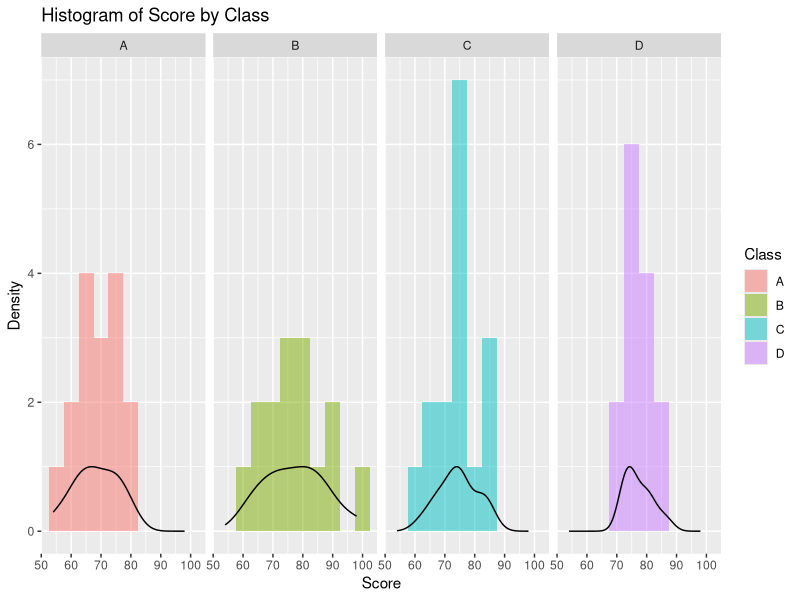
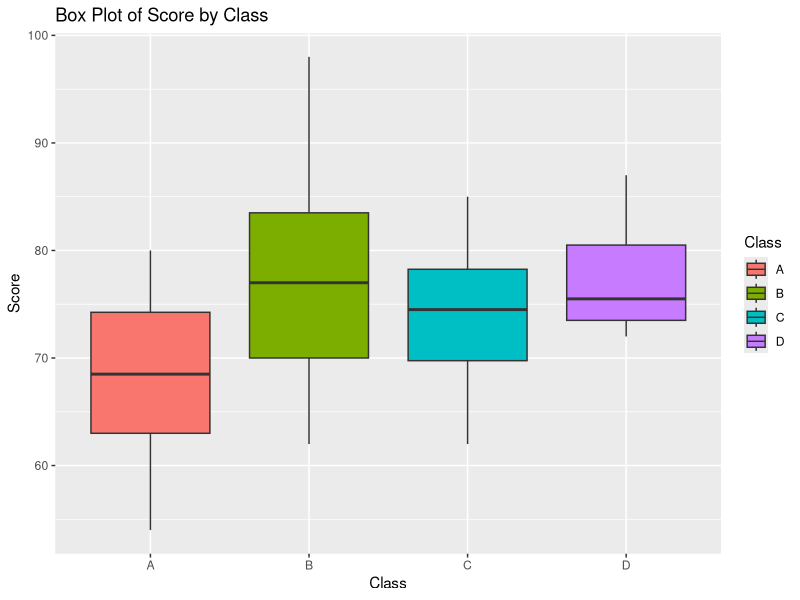
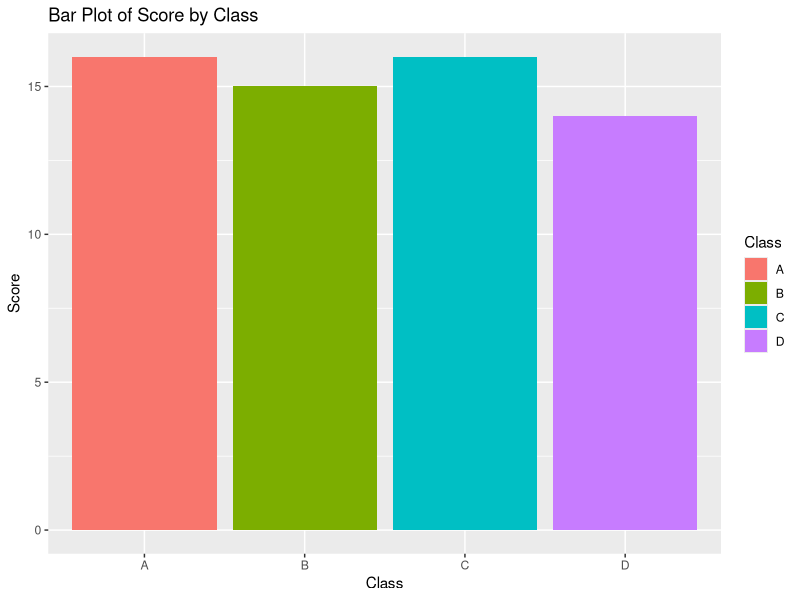

Write the R code that produced these figures, in order.
#Setting up the data into a table
student_id = seq(1,61) #Creates sequence of ID numbers from 1-61

#In Python terms, im creating a loop (rep()) that will append values (NA,61) 
#and doing some conditional statements that will asign a certain letter for 
#a range of values
class_section = rep(NA,61) #Creates a vector to store the different class range
  class_section[student_id <= 16] = "A"
  class_section[student_id > 16 & student_id <= 31] = "B"
  class_section[student_id > 31 & student_id <= 47] = "C"
  class_section[student_id > 47] = "D"

test_score = c(74,63,67,69,61,69,58,80,79,
               75,54,74,63,75,64,68,63,98,
               67,89,82,82,70,73,70,88,81,
               62,85,77,75,73,83,70,74,66,
               85,69,73,83,67,75,62,75,77,
               82,76,79,72,75,72,76,79,81,
               73,75,73,87,84,75,81)

data = data.frame(ID=student_id, Class=class_section, Score=test_score)
print(data)

#Calculating descriptive statistics for "Score" variable
number_test_scores = length(data$Score)
mean_test_scores = mean(data$Score)
missing_test_scores = sum(is.na(data$Score)) #is.na() will identify which elements are missing.
median_test_scores = median(data$Score)
sd_test_scores = sd(data$Score)
minimum_test_scores = min(data$Score)
maximum_test_scores = max(data$Score)
iqr_test_scores = quantile(data$Score, probs = c(.25,.75))
  
summary_table_scores = data.frame(
  Measure = c("N", "Missing", "Mean", "Median", "S.D.", "Min", "Max",
              "25th percentile", "75th percentile"),
  Value = c(number_test_scores, missing_test_scores, mean_test_scores,
            median_test_scores, sd_test_scores, minimum_test_scores,
            maximum_test_scores, iqr_test_scores)
  )
print(summary_table_scores)

# Load required library
library(ggplot2)

# Plotting Histogram with Density Score by Class
ggplot(data, aes(x = Score, fill = Class)) +
  geom_histogram(binwidth = 5, alpha = 0.5, position = "identity") +
  geom_density(aes(y = ..scaled..), color = "black", fill = NA, alpha = 0.5) +  # Specify x = ..scaled.. for the density line
  facet_wrap(~ Class, nrow = 1) +
  labs(title = "Histogram of Score by Class", x = "Score", y = "Density")

# Plotting Box Plot by Class
ggplot(data, aes(x = Class, y = Score, fill = Class)) +
  geom_boxplot() +
  labs(title = "Box Plot of Score by Class", x = "Class", y = "Score")

# Plotting Bar Plot by Class
ggplot(data, aes(x = Class, fill = Class)) +
  geom_bar() +
  labs(title = "Bar Plot of Score by Class", x = "Class", y = "Score")

#Calculating Descriptive Statistics with "Class" variable


